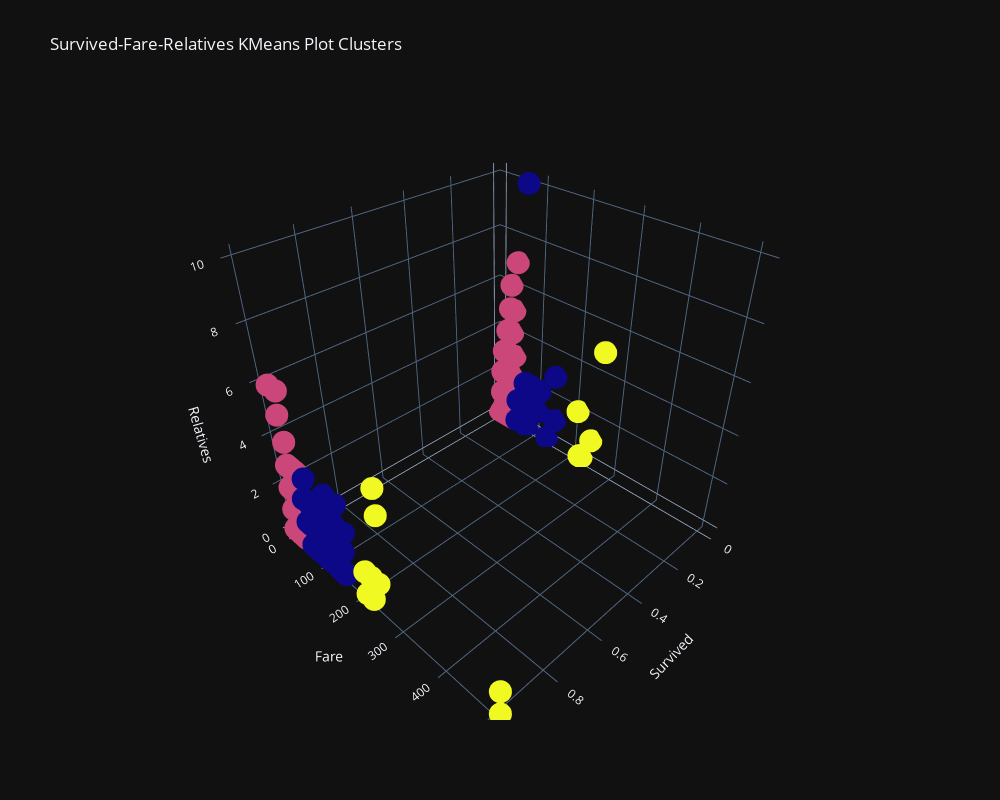

Here is the notebook cell this chart was saved with:
### Code cell
fig = px.scatter_3d(
    df, x='Survived', y='Fare', z='Relatives',
    color=kmeans.labels_, hover_data=['Sex', 'Age', 'EmbarkedValue'],
    width=1000, height=800,
    title='Survived-Fare-Relatives KMeans Plot Clusters'
)
fig.update(layout_coloraxis_showscale=False)
fig.show()

### Figure 1 — Plotly figure (JSON) as saved in the notebook; plotly's stock layout.template omitted (floating-point values rounded to 4 significant figures; data arrays with more than 128 entries replaced by an {"elided": "..."} marker saying what was removed)
{"data": [{"customdata": {"elided": "891x3 mixed values"}, "hovertemplate": "Survived=%{x}<br>Fare=%{y}<br>Relatives=%{z}<br>Sex=%{customdata[0]}<br>Age=%{customdata[1]}<br>EmbarkedValue=%{customdata[2]}<br>color=%{marker.color}<extra></extra>", "legendgroup": "", "marker": {"color": {"elided": "891 int values"}, "coloraxis": "coloraxis", "symbol": "circle"}, "mode": "markers", "name": "", "scene": "scene", "showlegend": false, "x": {"elided": "891 int values"}, "y": {"elided": "891 float values"}, "z": {"elided": "891 float values"}, "type": "scatter3d"}], "layout": {"scene": {"domain": {"x": [0.0, 1.0], "y": [0.0, 1.0]}, "xaxis": {"title": {"text": "Survived"}}, "yaxis": {"title": {"text": "Fare"}}, "zaxis": {"title": {"text": "Relatives"}}}, "coloraxis": {"colorbar": {"title": {"text": "color"}}, "colorscale": [[0.0, "#0d0887"], [0.1111, "#46039f"], [0.2222, "#7201a8"], [0.3333, "#9c179e"], [0.4444, "#bd3786"], [0.5556, "#d8576b"], [0.6667, "#ed7953"], [0.7778, "#fb9f3a"], [0.8889, "#fdca26"], [1.0, "#f0f921"]], "showscale": false}, "legend": {"tracegroupgap": 0}, "title": {"text": "Survived-Fare-Relatives KMeans Plot Clusters"}, "height": 800, "width": 1000}}
